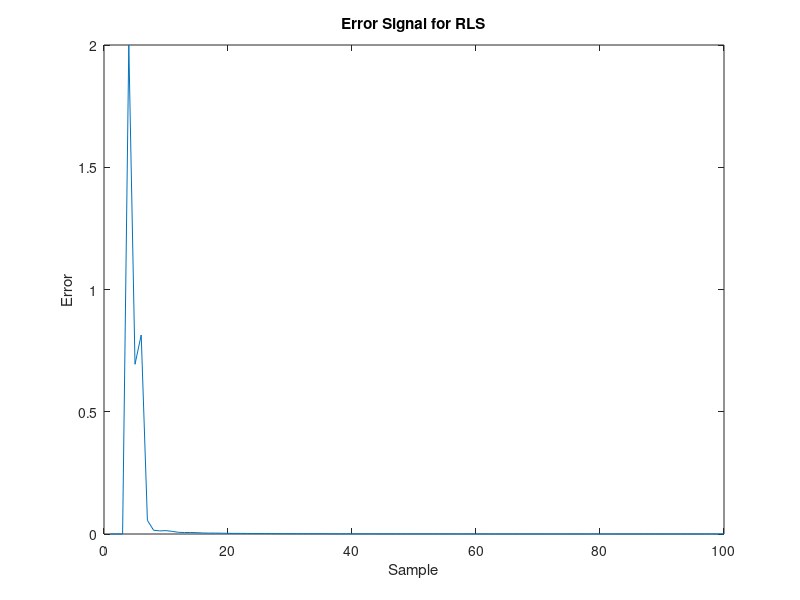

MATLAB code to generate this figure:
N = 100;
M = 4;
lambda = 0.95; 

n = (0:N-1)';
x = 1 + sin(n * pi / 2);

h = [0.5 0.5 0.5 0.5]; 
d = filter(h, 1, x);

w = zeros(M, 1); 
P = eye(M) * 7.5; % Inverse of the correlation matrix || Initialization

e = zeros(N, 1); % Error signal
y = zeros(N, 1); % Filter output


%% RLS Algorithm

for n = M:N
    x_n = x(n:-1:n-M+1);
    y(n) = w' * x_n;
    e(n) = d(n) - y(n);
    k = (P * x_n) / (lambda + x_n' * P * x_n);
    P = (P - k * x_n' * P) / lambda
    w = w + k * e(n);
end



%% Display Final Filter Coefficients

disp('Final filter coefficients:');
disp(w);

%% Plotting Error vs Iteration

plot(e);
title('Error Signal for RLS');
xlabel('Sample');
ylabel('Error');
